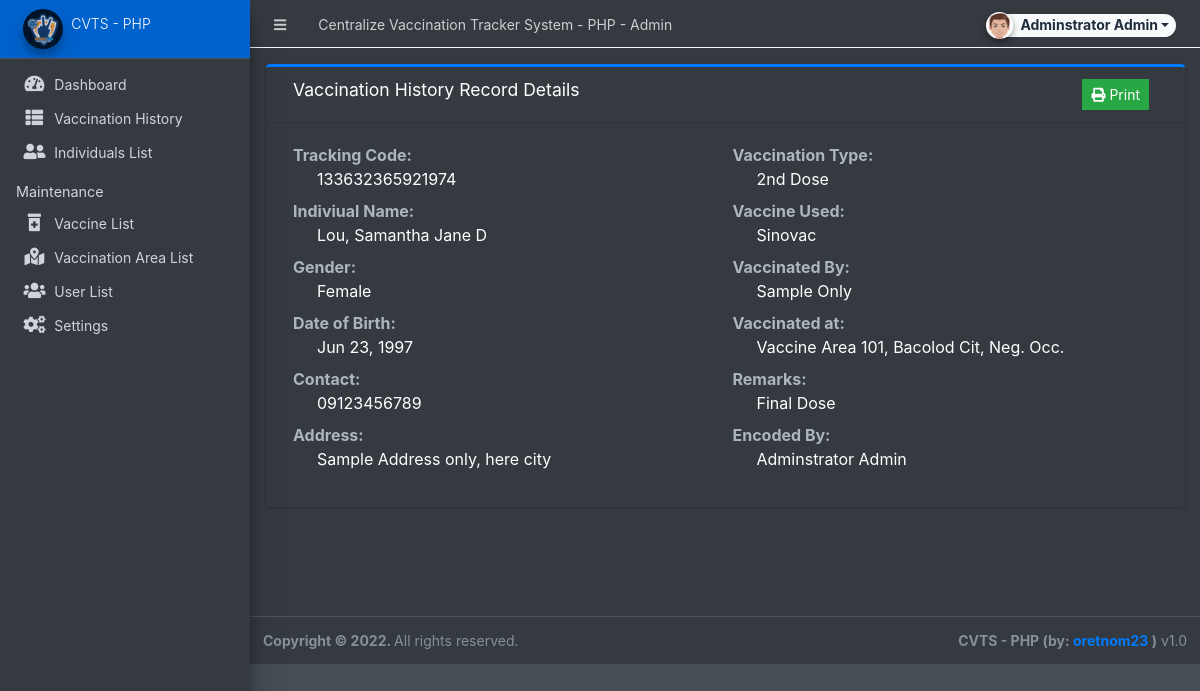
/admin/?page=history/view_details&id=8 (signed in), run on the app's committed database.
### tables this page shows
CREATE TABLE `individual_list` (
  `id` int(30) NOT NULL,
  `tracking_code` varchar(50) NOT NULL,
  `firstname` text NOT NULL,
  `middlename` text NOT NULL,
  `lastname` text NOT NULL,
  `gender` varchar(50) NOT NULL,
  `dob` date NOT NULL,
  `contact` varchar(100) NOT NULL,
  `address` text NOT NULL,
  `status` tinyint(1) NOT NULL DEFAULT 0 COMMENT '0=pending, 1=Partially Vaccinated, 2= Fully Vaccinated',
  `date_created` datetime NOT NULL DEFAULT current_timestamp(),
  `date_updated` datetime DEFAULT NULL ON UPDATE current_timestamp()
);

CREATE TABLE `vaccine_list` (
  `id` int(30) NOT NULL,
  `name` varchar(250) NOT NULL,
  `status` tinyint(1) NOT NULL DEFAULT 1,
  `date_created` datetime NOT NULL DEFAULT current_timestamp() ON UPDATE current_timestamp()
);

CREATE TABLE `vaccination_location_list` (
  `id` int(30) NOT NULL,
  `location` text NOT NULL,
  `status` tinyint(4) NOT NULL DEFAULT 1,
  `date_created` datetime NOT NULL DEFAULT current_timestamp()
);

### admin/history/view_details.php (the view, shortened to what this page needs)
<?php
 $individual_qry = $conn->query("SELECT *,concat(lastname,', ', firstname, ' ', middlename ) as name FROM individual_list where id ='{$individual_id}'");
 $result_indi = $individual_qry->fetch_array();
 $vaccine_qry = $conn->query("SELECT * FROM vaccine_list where id ='{$vaccine_id}'");
 $result_vaccine = $vaccine_qry->fetch_array();
 $location_qry = $conn->query("SELECT * FROM vaccination_location_list where id ='{$location_id}'");
 $result_location = $location_qry->fetch_array();
 if($user_id != null){
    $user_qry = $conn->query("SELECT *,concat(firstname,' ', lastname ) as name FROM users where id ='{$user_id}'");
    $result_user = $user_qry->fetch_array();
 }
?>
<div class="card card-outline card-primary">
    <div class="card-header d-flex">
        <h5 class="card-title col-auto flex-grow-1">Vaccination History Record Details</h5>
        <div class="col-auto">
        <button class="btn btn-sm btn-success btn-flat mr-2" type="button" id="print"><i class="fa fa-print"></i> Print</button>
        </div>
    </div>
    <div class="card-body">
        <div class="container-fluid" id="print_out">
            <div class="row">
                <div class="col-6">
                    <dl>
                        <dt class="text-muted">Tracking Code:</dt>
                        <dd class="pl-4"><?php echo isset($result_indi['tracking_code']) ? $result_indi['tracking_code'] : '' ?></dd>
                        <dt class="text-muted">Indiviual Name:</dt>
                        <dd class="pl-4"><?php echo isset($result_indi['name']) ? $result_indi['name'] : '' ?></dd>
                        <dt class="text-muted">Gender:</dt>
                        <dd class="pl-4"><?php echo isset($result_indi['gender']) ? $result_indi['gender'] : '' ?></dd>
                        <dt class="text-muted">Date of Birth:</dt>
                        <dd class="pl-4"><?php echo isset($result_indi['dob']) ? date("M d, Y",strtotime($result_indi['dob'])) : '' ?></dd>
                        <dt class="text-muted">Contact:</dt>
                        <dd class="pl-4"><?php echo isset($result_indi['contact']) ? $result_indi['contact'] : '' ?></dd>
                        <dt class="text-muted">Address:</dt>
                        <dd class="pl-4"><?php echo isset($result_indi['address']) ? $result_indi['address'] : '' ?></dd>
                    </dl>
                </div>
                <div class="col-6">
                    <dl>
                        <dt class="text-muted">Vaccination Type:</dt>
                        <dd class="pl-4"><?php echo isset($vaccination_type) ? $vaccination_type : '' ?></dd>
                        <dt class="text-muted">Vaccine Used:</dt>
                        <dd class="pl-4"><?php echo isset($result_vaccine['name']) ? $result_vaccine['name'] : '' ?></dd>
                        <dt class="text-muted">Vaccinated By:</dt>
                        <dd class="pl-4"><?php echo isset($vaccinated_by) ? $vaccinated_by : '' ?></dd>
                        <dt class="text-muted">Vaccinated at:</dt>
                        <dd class="pl-4"><?php echo isset($result_location['location']) ? $result_location['location'] : '' ?></dd>
                        <dt class="text-muted">Remarks:</dt>
                        <dd class="pl-4"><?php echo isset($remarks) ? $remarks : '' ?></dd>
                        <dt class="text-muted">Encoded By:</dt>
                        <dd class="pl-4"><?php echo isset($result_user['name']) ? $result_user['name'] : 'N/A' ?></dd>
                    </dl>
                </div>
            </div>
        </div>
    </div>
</div>

### data on the page
individual_list: tracking_code "133632365921974", gender "Female", dob "Jun 23, 1997", contact "09123456789", address "Sample Address only, here city"
vaccine_list: name "Sinovac"
vaccination_location_list: location "Vaccine Area 101, Bacolod Cit, Neg. Occ."

### other printed values
$_settings->info('name') "Centralize Vaccination Tracker System - PHP"
$_settings->userdata('firstname').' '.$_settings->userdata('lastname') "Adminstrator Admin"
$_settings->info('short_name') "CVTS - PHP"
$result_indi['name'] "Lou, Samantha Jane D"
$vaccination_type "2nd Dose"
$vaccinated_by "Sample Only"
$remarks "Final Dose"
$result_user['name'] "Adminstrator Admin"
